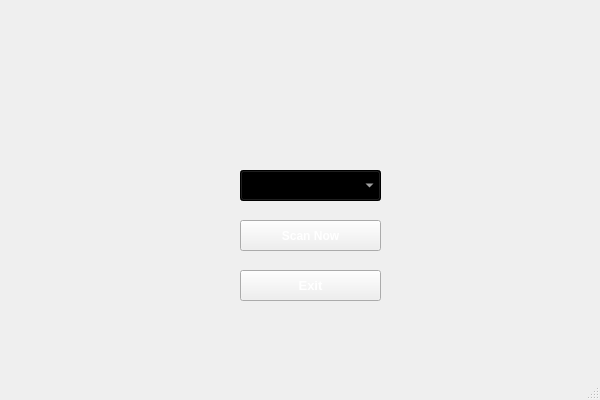
<?xml version="1.0" encoding="UTF-8"?>
<ui version="4.0">
 <class>MainWindow</class>
 <widget class="QMainWindow" name="MainWindow">
  <property name="geometry">
   <rect>
    <x>0</x>
    <y>0</y>
    <width>600</width>
    <height>400</height>
   </rect>
  </property>
  <property name="font">
   <font>
    <kerning>true</kerning>
   </font>
  </property>
  <property name="windowTitle">
   <string>Genome Antivirus</string>
  </property>
  <property name="styleSheet">
   <string notr="true">background-image: url(:/images/background.png);</string>
  </property>
  <property name="unifiedTitleAndToolBarOnMac">
   <bool>false</bool>
  </property>
  <widget class="QWidget" name="centralWidget">
   <widget class="QPushButton" name="pushButton">
    <property name="geometry">
     <rect>
      <x>240</x>
      <y>220</y>
      <width>141</width>
      <height>31</height>
     </rect>
    </property>
    <property name="font">
     <font>
      <weight>75</weight>
      <bold>true</bold>
     </font>
    </property>
    <property name="styleSheet">
     <string notr="true">color: rgb(255, 255, 255);</string>
    </property>
    <property name="text">
     <string>Scan Now</string>
    </property>
   </widget>
   <widget class="QPushButton" name="pushButton_2">
    <property name="geometry">
     <rect>
      <x>240</x>
      <y>270</y>
      <width>141</width>
      <height>31</height>
     </rect>
    </property>
    <property name="font">
     <font>
      <pointsize>10</pointsize>
      <weight>75</weight>
      <bold>true</bold>
     </font>
    </property>
    <property name="styleSheet">
     <string notr="true">color: rgb(255, 255, 255);</string>
    </property>
    <property name="text">
     <string>Exit</string>
    </property>
   </widget>
   <widget class="QLabel" name="label">
    <property name="geometry">
     <rect>
      <x>110</x>
      <y>20</y>
      <width>471</width>
      <height>41</height>
     </rect>
    </property>
    <property name="styleSheet">
     <string notr="true">background-image: url(:/images/logo.png);</string>
    </property>
    <property name="text">
     <string/>
    </property>
   </widget>
   <widget class="QLabel" name="label_2">
    <property name="geometry">
     <rect>
      <x>20</x>
      <y>10</y>
      <width>91</width>
      <height>51</height>
     </rect>
    </property>
    <property name="styleSheet">
     <string notr="true">background-image: url(:/images/dna.png);</string>
    </property>
    <property name="text">
     <string/>
    </property>
   </widget>
   <widget class="QComboBox" name="comboBox">
    <property name="geometry">
     <rect>
      <x>240</x>
      <y>170</y>
      <width>141</width>
      <height>31</height>
     </rect>
    </property>
    <property name="styleSheet">
     <string notr="true">background-color: rgb(0, 0, 0);
color: rgb(255, 255, 255);
</string>
    </property>
   </widget>
   <widget class="QLabel" name="label_3">
    <property name="geometry">
     <rect>
      <x>530</x>
      <y>80</y>
      <width>41</width>
      <height>41</height>
     </rect>
    </property>
    <property name="styleSheet">
     <string notr="true">background-image: url(:/images/options.png);</string>
    </property>
    <property name="text">
     <string/>
    </property>
   </widget>
  </widget>
  <widget class="QStatusBar" name="statusBar"/>
  <widget class="QMenuBar" name="menuBar">
   <property name="geometry">
    <rect>
     <x>0</x>
     <y>0</y>
     <width>600</width>
     <height>21</height>
    </rect>
   </property>
  </widget>
 </widget>
 <layoutdefault spacing="6" margin="11"/>
 <resources/>
 <connections/>
</ui>
